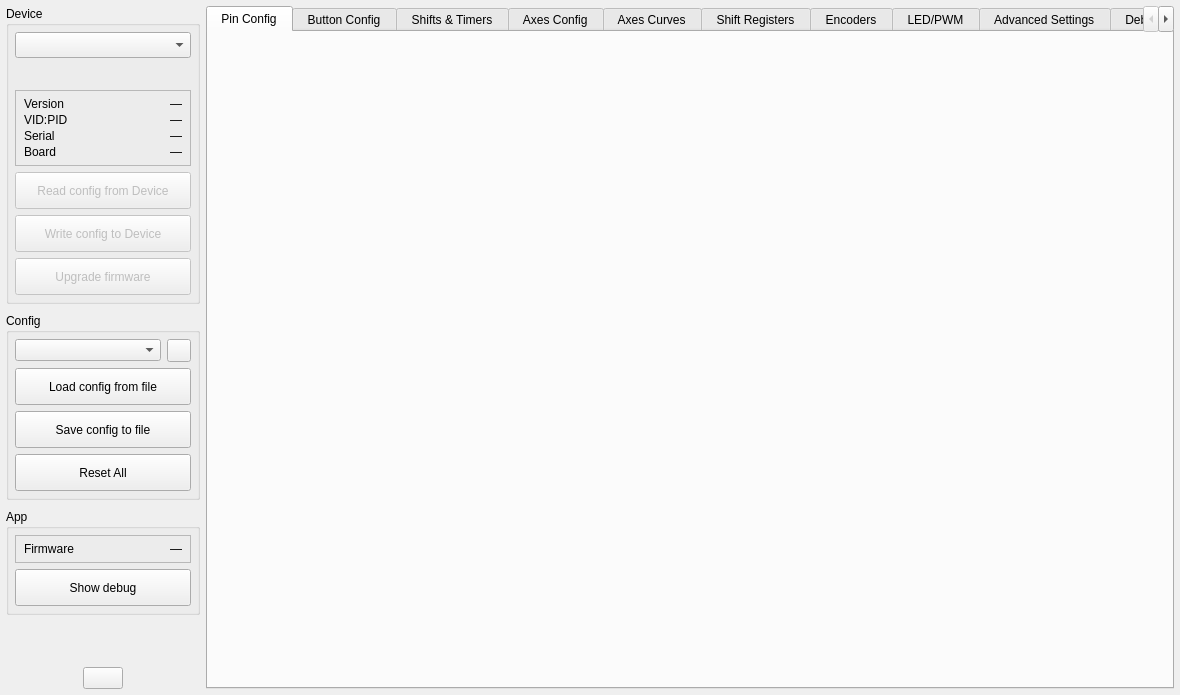
<?xml version="1.0" encoding="UTF-8"?>
<ui version="4.0">
 <class>MainWindow</class>
 <widget class="QMainWindow" name="MainWindow">
  <property name="geometry">
   <rect>
    <x>0</x>
    <y>0</y>
    <width>1180</width>
    <height>695</height>
   </rect>
  </property>
  <property name="minimumSize">
   <size>
    <width>900</width>
    <height>515</height>
   </size>
  </property>
  <property name="windowTitle">
   <string notr="true">FreeJoy QtConfigurator</string>
  </property>
  <widget class="QWidget" name="centralwidget">
   <layout class="QGridLayout" name="layoutG_MainLayout" rowstretch="10,1" columnstretch="1,5">
    <property name="leftMargin">
     <number>6</number>
    </property>
    <property name="topMargin">
     <number>6</number>
    </property>
    <property name="rightMargin">
     <number>6</number>
    </property>
    <property name="bottomMargin">
     <number>6</number>
    </property>
    <item row="1" column="0" colspan="2">
     <layout class="QVBoxLayout" name="layoutV_DebugWindow">
      <property name="spacing">
       <number>0</number>
      </property>
     </layout>
    </item>
    <item row="0" column="1">
     <widget class="QTabWidget" name="tabWidget">
      <property name="baseSize">
       <size>
        <width>0</width>
        <height>0</height>
       </size>
      </property>
      <property name="currentIndex">
       <number>0</number>
      </property>
      <widget class="QWidget" name="tab_PinConfig">
       <attribute name="title">
        <string> Pin Config </string>
       </attribute>
       <layout class="QVBoxLayout" name="layoutV_tabPinConfig">
        <property name="leftMargin">
         <number>0</number>
        </property>
        <property name="topMargin">
         <number>0</number>
        </property>
        <property name="rightMargin">
         <number>0</number>
        </property>
        <property name="bottomMargin">
         <number>0</number>
        </property>
       </layout>
      </widget>
      <widget class="QWidget" name="tab_ButtonConfig">
       <attribute name="title">
        <string> Button Config </string>
       </attribute>
       <layout class="QVBoxLayout" name="layoutV_tabButtonConfig">
        <property name="leftMargin">
         <number>0</number>
        </property>
        <property name="topMargin">
         <number>0</number>
        </property>
        <property name="rightMargin">
         <number>0</number>
        </property>
        <property name="bottomMargin">
         <number>0</number>
        </property>
       </layout>
      </widget>
      <widget class="QWidget" name="tab_ShiftsTimers">
       <attribute name="title">
        <string> Shifts &amp;&amp; Timers </string>
       </attribute>
       <layout class="QVBoxLayout" name="layoutV_tabShiftsTimers">
        <property name="leftMargin">
         <number>0</number>
        </property>
        <property name="topMargin">
         <number>0</number>
        </property>
        <property name="rightMargin">
         <number>0</number>
        </property>
        <property name="bottomMargin">
         <number>0</number>
        </property>
       </layout>
      </widget>
      <widget class="QWidget" name="tab_AxesConfig">
       <attribute name="title">
        <string> Axes Config </string>
       </attribute>
       <layout class="QVBoxLayout" name="layoutV_tabAxesConfig">
        <property name="spacing">
         <number>0</number>
        </property>
        <property name="leftMargin">
         <number>0</number>
        </property>
        <property name="topMargin">
         <number>0</number>
        </property>
        <property name="rightMargin">
         <number>0</number>
        </property>
        <property name="bottomMargin">
         <number>0</number>
        </property>
       </layout>
      </widget>
      <widget class="QWidget" name="tab_AxesCurves">
       <attribute name="title">
        <string> Axes Curves </string>
       </attribute>
       <layout class="QVBoxLayout" name="layoutV_tabAxesCurvesConfig">
        <property name="spacing">
         <number>0</number>
        </property>
        <property name="leftMargin">
         <number>0</number>
        </property>
        <property name="topMargin">
         <number>0</number>
        </property>
        <property name="rightMargin">
         <number>0</number>
        </property>
        <property name="bottomMargin">
         <number>0</number>
        </property>
       </layout>
      </widget>
      <widget class="QWidget" name="tab_ShiftRegisters">
       <attribute name="title">
        <string> Shift Registers </string>
       </attribute>
       <layout class="QVBoxLayout" name="layoutV_tabShiftRegistersConfig">
        <property name="spacing">
         <number>0</number>
        </property>
        <property name="leftMargin">
         <number>0</number>
        </property>
        <property name="topMargin">
         <number>0</number>
        </property>
        <property name="rightMargin">
         <number>0</number>
        </property>
        <property name="bottomMargin">
         <number>0</number>
        </property>
       </layout>
      </widget>
      <widget class="QWidget" name="tab_Encoders">
       <attribute name="title">
        <string> Encoders </string>
       </attribute>
       <layout class="QVBoxLayout" name="layoutV_tabEncodersConfig">
        <property name="spacing">
         <number>0</number>
        </property>
        <property name="leftMargin">
         <number>0</number>
        </property>
        <property name="topMargin">
         <number>0</number>
        </property>
        <property name="rightMargin">
         <number>0</number>
        </property>
        <property name="bottomMargin">
         <number>0</number>
        </property>
       </layout>
      </widget>
      <widget class="QWidget" name="tab_LED">
       <attribute name="title">
        <string> LED/PWM </string>
       </attribute>
       <layout class="QVBoxLayout" name="layoutV_tabLedConfig">
        <property name="spacing">
         <number>0</number>
        </property>
        <property name="leftMargin">
         <number>0</number>
        </property>
        <property name="topMargin">
         <number>0</number>
        </property>
        <property name="rightMargin">
         <number>0</number>
        </property>
        <property name="bottomMargin">
         <number>0</number>
        </property>
       </layout>
      </widget>
      <widget class="QWidget" name="tab_AdvancedSettings">
       <attribute name="title">
        <string> Advanced Settings </string>
       </attribute>
       <layout class="QVBoxLayout" name="layoutV_tabAdvSettings">
        <property name="spacing">
         <number>0</number>
        </property>
        <property name="leftMargin">
         <number>0</number>
        </property>
        <property name="topMargin">
         <number>0</number>
        </property>
        <property name="rightMargin">
         <number>0</number>
        </property>
        <property name="bottomMargin">
         <number>0</number>
        </property>
       </layout>
      </widget>
      <widget class="QWidget" name="tab_Debug">
       <attribute name="title">
        <string> Debug </string>
       </attribute>
       <widget class="QPushButton" name="pushButton_TestButton">
        <property name="geometry">
         <rect>
          <x>10</x>
          <y>10</y>
          <width>71</width>
          <height>31</height>
         </rect>
        </property>
        <property name="text">
         <string notr="true">1</string>
        </property>
       </widget>
       <widget class="QPushButton" name="pushButton_TestButton_2">
        <property name="geometry">
         <rect>
          <x>10</x>
          <y>50</y>
          <width>71</width>
          <height>31</height>
         </rect>
        </property>
        <property name="text">
         <string>2</string>
        </property>
       </widget>
      </widget>
     </widget>
    </item>
    <item row="0" column="0">
     <widget class="QWidget" name="widget_Sidebar">
      <layout class="QVBoxLayout" name="layoutV_Sidebar">
       <property name="spacing"><number>9</number></property>
       <property name="leftMargin"><number>0</number></property>
       <property name="topMargin"><number>0</number></property>
       <property name="rightMargin"><number>0</number></property>
       <property name="bottomMargin"><number>0</number></property>
       <item>
        <widget class="QGroupBox" name="groupBox_Device">
         <property name="title"><string>Device</string></property>
         <layout class="QVBoxLayout" name="layoutV_Device">
          <property name="spacing"><number>6</number></property>
          <property name="leftMargin"><number>6</number></property>
          <property name="topMargin"><number>6</number></property>
          <property name="rightMargin"><number>6</number></property>
          <property name="bottomMargin"><number>6</number></property>
          <item>
           <widget class="CenteredCBox" name="comboBox_HidDeviceList">
            <property name="minimumSize"><size><width>165</width><height>26</height></size></property>
           </widget>
          </item>
          <item>
           <widget class="QLabel" name="label_DeviceStatus">
            <property name="minimumSize"><size><width>0</width><height>20</height></size></property>
            <property name="text"><string/></property>
            <property name="alignment"><set>Qt::AlignCenter</set></property>
           </widget>
          </item>
          <item>
           <widget class="QFrame" name="frame_DeviceInfo">
            <property name="frameShape"><enum>QFrame::StyledPanel</enum></property>
            <property name="frameShadow"><enum>QFrame::Plain</enum></property>
            <property name="role" stdset="0"><string notr="true">info-card</string></property>
            <layout class="QGridLayout" name="layout_DeviceInfo">
             <property name="leftMargin"><number>8</number></property>
             <property name="topMargin"><number>6</number></property>
             <property name="rightMargin"><number>8</number></property>
             <property name="bottomMargin"><number>6</number></property>
             <property name="horizontalSpacing"><number>8</number></property>
             <property name="verticalSpacing"><number>2</number></property>
             <item row="0" column="0"><widget class="QLabel" name="label_VersionKey"><property name="text"><string>Version</string></property><property name="toolTip"><string>The device's firmware version, reported live by the firmware. FreeJoyX devices show their FREEJOYX_VERSION; upstream FreeJoy devices show their nibble-encoded version (e.g. v1.7.8).</string></property></widget></item>
             <item row="0" column="1"><widget class="QLabel" name="label_VersionVal"><property name="text"><string notr="true">—</string></property><property name="alignment"><set>Qt::AlignRight|Qt::AlignVCenter</set></property><property name="toolTip"><string>The device's firmware version, reported live by the firmware. FreeJoyX devices show their FREEJOYX_VERSION; upstream FreeJoy devices show their nibble-encoded version (e.g. v1.7.8).</string></property></widget></item>
             <item row="1" column="0"><widget class="QLabel" name="label_VidPidKey"><property name="text"><string>VID:PID</string></property></widget></item>
             <item row="1" column="1"><widget class="QLabel" name="label_VidPidVal"><property name="text"><string notr="true">—</string></property><property name="alignment"><set>Qt::AlignRight|Qt::AlignVCenter</set></property></widget></item>
             <item row="2" column="0"><widget class="QLabel" name="label_SerialKey"><property name="text"><string>Serial</string></property></widget></item>
             <item row="2" column="1"><widget class="QLabel" name="label_SerialVal"><property name="text"><string notr="true">—</string></property><property name="alignment"><set>Qt::AlignRight|Qt::AlignVCenter</set></property><property name="wordWrap"><bool>true</bool></property></widget></item>
             <item row="3" column="0"><widget class="QLabel" name="label_BoardKey"><property name="text"><string>Board</string></property></widget></item>
             <item row="3" column="1"><widget class="QLabel" name="label_BoardVal"><property name="text"><string notr="true">—</string></property><property name="alignment"><set>Qt::AlignRight|Qt::AlignVCenter</set></property></widget></item>
            </layout>
           </widget>
          </item>
          <item>
           <widget class="QPushButton" name="pushButton_ReadConfig">
            <property name="enabled"><bool>false</bool></property>
            <property name="minimumSize"><size><width>165</width><height>37</height></size></property>
            <property name="text"><string>Read config from Device</string></property>
           </widget>
          </item>
          <item>
           <widget class="QPushButton" name="pushButton_WriteConfig">
            <property name="enabled"><bool>false</bool></property>
            <property name="minimumSize"><size><width>165</width><height>37</height></size></property>
            <property name="text"><string>Write config to Device</string></property>
           </widget>
          </item>
          <item>
           <widget class="QPushButton" name="pushButton_UpgradeFirmware">
            <property name="enabled"><bool>false</bool></property>
            <property name="minimumSize"><size><width>165</width><height>37</height></size></property>
            <property name="text"><string>Upgrade firmware</string></property>
            <property name="toolTip"><string>Read your current config, flash the latest matching firmware, then write the config back. One click.</string></property>
           </widget>
          </item>
         </layout>
        </widget>
       </item>
       <item>
        <widget class="QGroupBox" name="groupBox_Config">
         <property name="title"><string>Config</string></property>
         <layout class="QVBoxLayout" name="layoutV_Config">
          <property name="spacing"><number>6</number></property>
          <property name="leftMargin"><number>6</number></property>
          <property name="topMargin"><number>6</number></property>
          <property name="rightMargin"><number>6</number></property>
          <property name="bottomMargin"><number>6</number></property>
          <item>
           <layout class="QHBoxLayout" name="horizontalLayout_2" stretch="1,0">
            <property name="spacing"><number>6</number></property>
            <item><widget class="CenteredCBox" name="comboBox_Configs"/></item>
            <item>
             <widget class="QToolButton" name="toolButton_ConfigsDir">
              <property name="toolTip"><string>Open the configs folder in your file manager</string></property>
              <property name="text"><string/></property>
              <property name="icon"><iconset resource="resources.qrc"><normaloff>:/Images/icons/lucide/settings.svg</normaloff>:/Images/icons/lucide/settings.svg</iconset></property>
             </widget>
            </item>
           </layout>
          </item>
          <item>
           <widget class="QPushButton" name="pushButton_LoadFromFile">
            <property name="minimumSize"><size><width>165</width><height>37</height></size></property>
            <property name="text"><string>Load config from file</string></property>
           </widget>
          </item>
          <item>
           <widget class="QPushButton" name="pushButton_SaveToFile">
            <property name="minimumSize"><size><width>165</width><height>37</height></size></property>
            <property name="text"><string>Save config to file</string></property>
           </widget>
          </item>
          <item>
           <widget class="QPushButton" name="pushButton_ResetAllPins">
            <property name="minimumSize"><size><width>165</width><height>37</height></size></property>
            <property name="text"><string>Reset All</string></property>
            <property name="checked"><bool>false</bool></property>
           </widget>
          </item>
         </layout>
        </widget>
       </item>
       <item>
        <widget class="QGroupBox" name="groupBox_App">
         <property name="title"><string>App</string></property>
         <layout class="QVBoxLayout" name="layoutV_App">
          <property name="spacing"><number>6</number></property>
          <property name="leftMargin"><number>6</number></property>
          <property name="topMargin"><number>6</number></property>
          <property name="rightMargin"><number>6</number></property>
          <property name="bottomMargin"><number>6</number></property>
          <item>
           <widget class="QFrame" name="frame_AppInfo">
            <property name="frameShape"><enum>QFrame::StyledPanel</enum></property>
            <property name="frameShadow"><enum>QFrame::Plain</enum></property>
            <property name="role" stdset="0"><string notr="true">info-card</string></property>
            <layout class="QGridLayout" name="layout_AppInfo">
             <property name="leftMargin"><number>8</number></property>
             <property name="topMargin"><number>6</number></property>
             <property name="rightMargin"><number>8</number></property>
             <property name="bottomMargin"><number>6</number></property>
             <property name="horizontalSpacing"><number>8</number></property>
             <property name="verticalSpacing"><number>2</number></property>
             <item row="0" column="0"><widget class="QLabel" name="label_AppFirmwareKey"><property name="text"><string>Firmware</string></property></widget></item>
             <item row="0" column="1"><widget class="QLabel" name="label_AppFirmwareVal"><property name="text"><string notr="true">—</string></property><property name="alignment"><set>Qt::AlignRight|Qt::AlignVCenter</set></property></widget></item>
            </layout>
           </widget>
          </item>
          <item>
           <widget class="QPushButton" name="pushButton_ShowDebug">
            <property name="minimumSize"><size><width>165</width><height>37</height></size></property>
            <property name="text"><string>Show debug</string></property>
           </widget>
          </item>
         </layout>
        </widget>
       </item>
       <item>
        <spacer name="verticalSpacer_Sidebar">
         <property name="orientation"><enum>Qt::Vertical</enum></property>
         <property name="sizeHint" stdset="0"><size><width>20</width><height>20</height></size></property>
        </spacer>
       </item>
       <item>
        <layout class="QHBoxLayout" name="horizontalLayout_3" stretch="1,0,1">
         <property name="spacing"><number>0</number></property>
         <item>
          <spacer name="horizontalSpacer_9">
           <property name="orientation"><enum>Qt::Horizontal</enum></property>
           <property name="sizeHint" stdset="0"><size><width>40</width><height>20</height></size></property>
          </spacer>
         </item>
         <item>
          <widget class="QPushButton" name="pushButton_Wiki">
           <property name="cursor"><cursorShape>PointingHandCursor</cursorShape></property>
           <property name="text"><string/></property>
           <property name="icon"><iconset resource="resources.qrc"><normaloff>:/Images/icons/lucide/book-open.svg</normaloff>:/Images/icons/lucide/book-open.svg</iconset></property>
           <property name="iconSize"><size><width>30</width><height>30</height></size></property>
          </widget>
         </item>
         <item>
          <spacer name="horizontalSpacer_6">
           <property name="orientation"><enum>Qt::Horizontal</enum></property>
           <property name="sizeHint" stdset="0"><size><width>40</width><height>20</height></size></property>
          </spacer>
         </item>
        </layout>
       </item>
      </layout>
     </widget>
    </item>
   </layout>
  </widget>
 </widget>
 <customwidgets>
  <customwidget>
   <class>CenteredCBox</class>
   <extends>QComboBox</extends>
   <header>centered_cbox.h</header>
  </customwidget>
 </customwidgets>
 <resources>
  <include location="resources.qrc"/>
 </resources>
 <connections/>
</ui>
